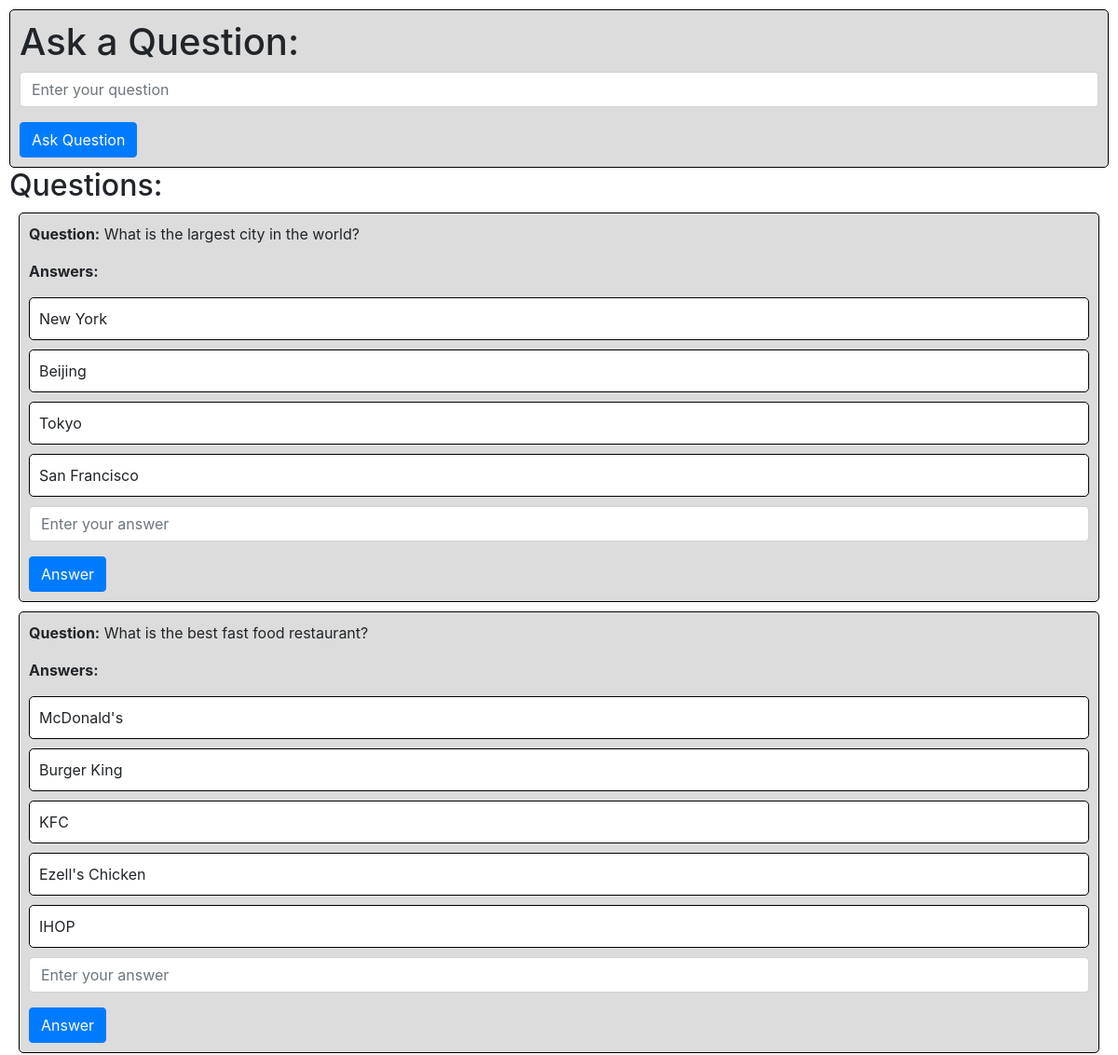
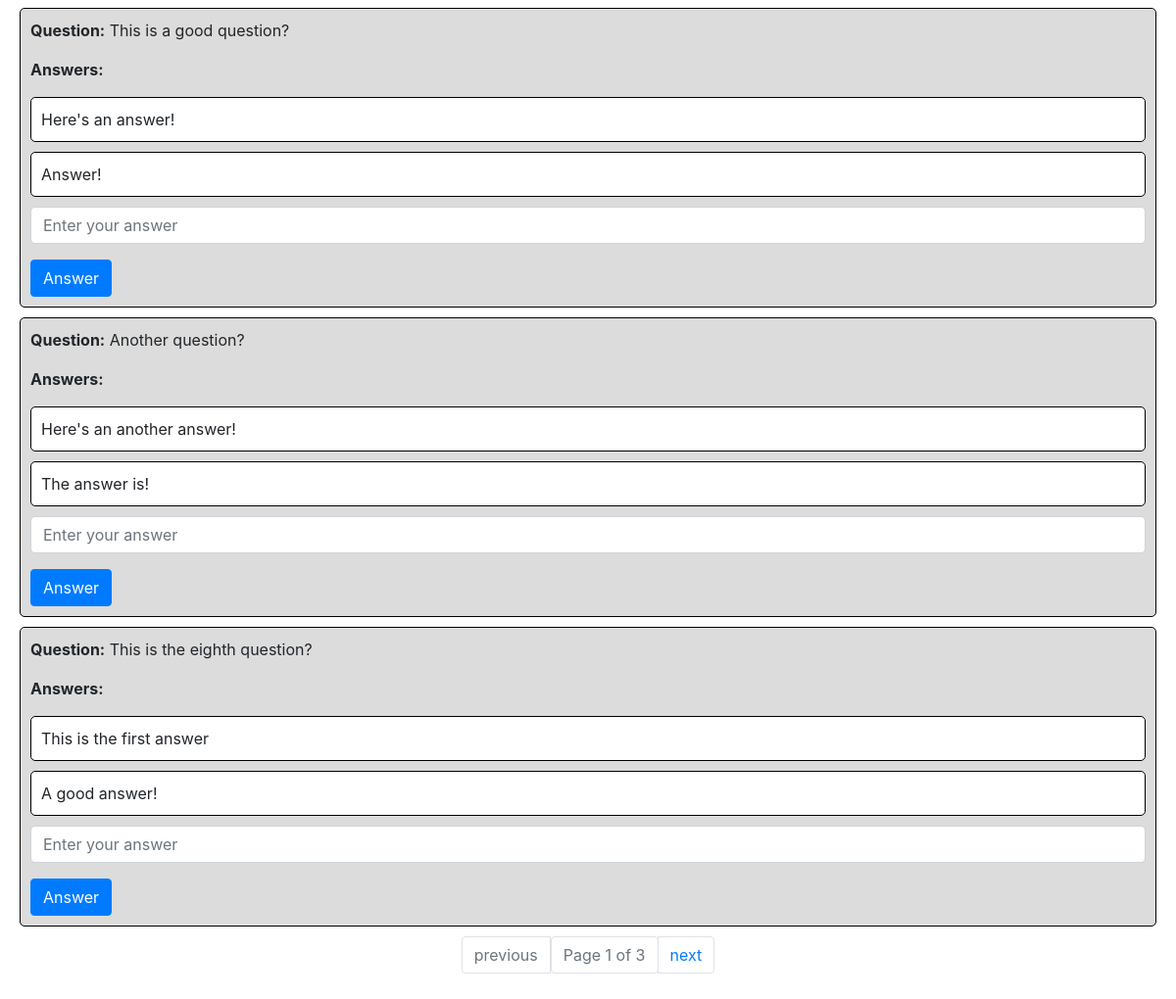
Before: / with the older database file (2 pictures, top to bottom).
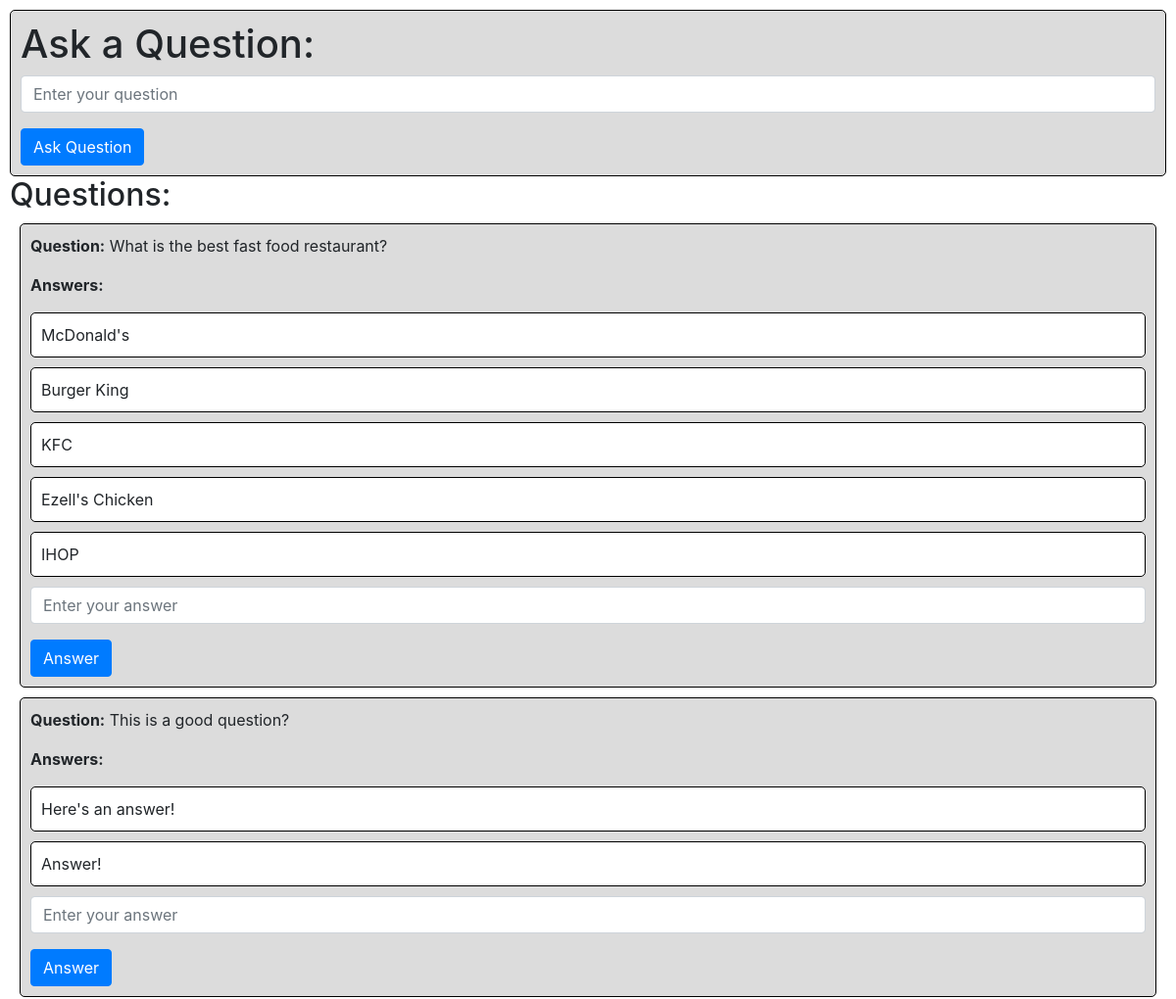
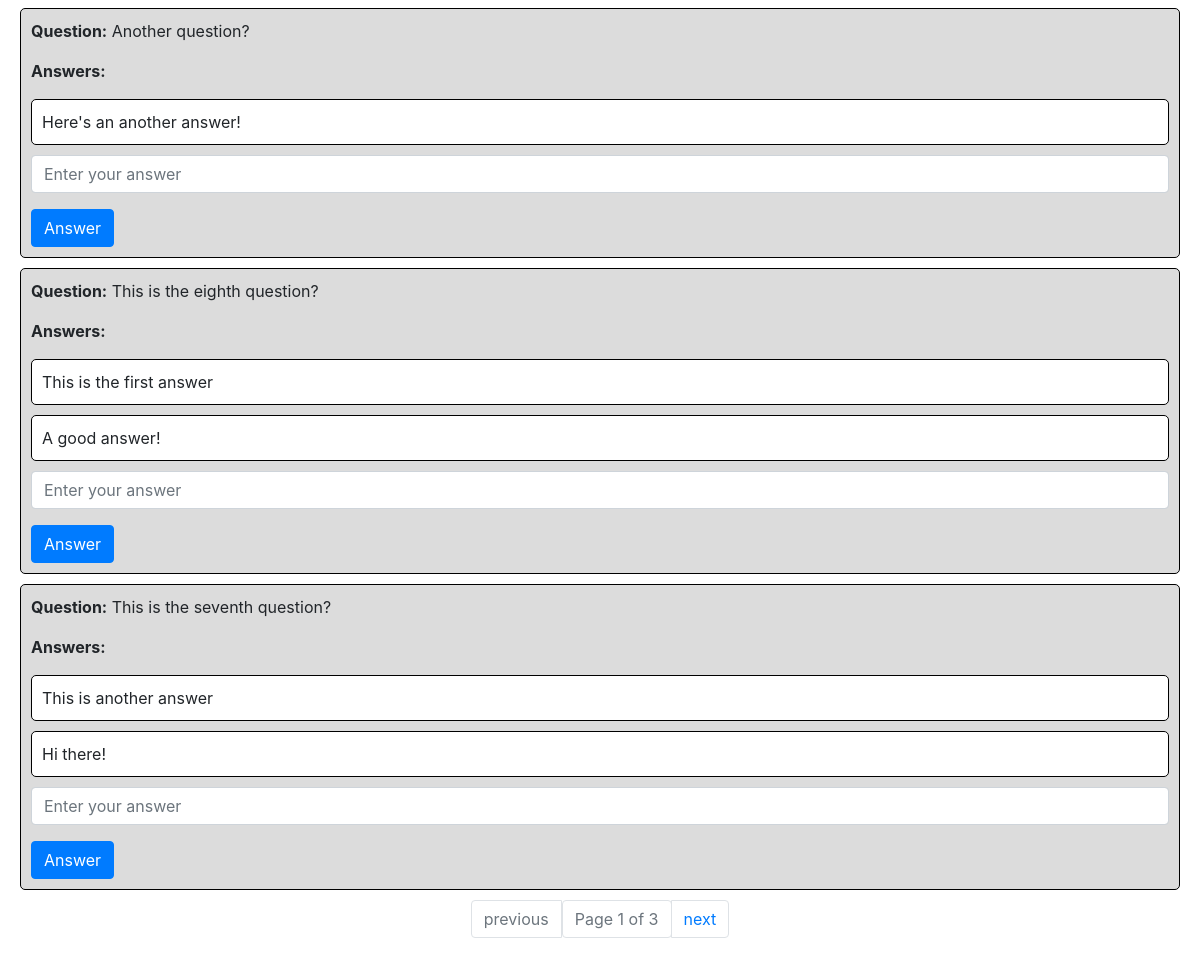
After: the same page with the newer database file (2 pictures, top to bottom).
### questions/models.py (models this page shows)
class Question(models.Model):
    description = models.TextField()
    created_at = models.DateTimeField(auto_now_add=True)

class Answer(models.Model):
    question = models.ForeignKey(Question, on_delete=models.CASCADE, related_name='answers')
    description = models.TextField()
    created_at = models.DateTimeField(auto_now_add=True)

### questions/views.py (the view)
# urls.py: path("", views.index, name="index"),
def index(request):
    questions = Question.objects.all().order_by('-created_at')
    paginator = Paginator(questions, 5)
    page_number = request.GET.get('page')
    page_obj = paginator.get_page(page_number)
    return render(request, "questions/index.html", {
        "questions": page_obj
    })

### questions/templates/questions/index.html (shortened to what this page needs)
{% load static %}
<!DOCTYPE html>
<html lang="en">
    <head>
        <link rel="stylesheet" href="https://stackpath.bootstrapcdn.com/bootstrap/4.4.1/css/bootstrap.min.css">
        <link href="{% static 'questions/styles.css' %}" rel="stylesheet">
    </head>
    <body>
        <div class="ask">
            <h1>Ask a Question:</h1>
            <form action="{% url 'question' %}" method="post">
                <div class="form-group">
                    <input class="form-control" autofocus type="text" name="question" placeholder="Enter your question">
                </div>
                <input class="btn btn-primary" type="submit" value="Ask Question">
            </form>
        </div>
        <h2>Questions:</h2>
        {% for question in questions %}
            <div class="question" data-question-id="{{ question.id }}">
                <p><b>Question:</b> {{ question.description }}</p>
                <p><b>Answers:</b></p>
                <div class="answers">
                    {% for answer in question.answers.all %}
                        <div class="answer">
                            {{ answer.description }}
                        </div>
                    {% endfor %}
                </div>
                <form action="{% url 'answer' question.id %}" method="post">
                    <div class="form-group">
                        <input class="form-control" autofocus type="text" name="answer" placeholder="Enter your answer" id="answer">
                    </div>
                    <input class="btn btn-primary" type="submit" value="Answer" id="submit-answer">
                </form>
            </div>
        {% endfor %}
        <div class="pagination">
            <span class="step-links">
                <ul class="pagination">
                    {% if questions.has_previous %}
                        <li class="page-item"><a href="?page={{ questions.previous_page_number }}" class="page-link">previous</a></li>
                    {% else %}
                        <li class="page-item disabled"><a href="#" class="page-link">previous</a></li>
                    {% endif %}
                    <span class="current">
                        <li class="page-item disabled"><a href="#" class="page-link">Page {{ questions.number }} of {{ questions.paginator.num_pages }}</a></li>
                    </span>
                    {% if questions.has_next %}
                        <li class="page-item"><a href="?page={{ questions.next_page_number }}" class="page-link">next</a></li>
                    {% else %}
                        <li class="page-item disabled"><a href="#" class="page-link">next</a></li>
                    {% endif %}
                </ul>
            </span>
        </div>
    </body>
</html>

### questions/static/questions/styles.css (style rules this page uses)
body { margin: 10px; }
.ask, .question, .answer { border: 1px solid black; border-radius: 5px; padding: 10px; }
.ask, .question { background-color: gainsboro; }
.question { margin: 10px; }
.answer { margin: 10px 0; background-color: white; }
.pagination { display: flex; justify-content: center; }

Changed rows visible on the page:
removed Question: description "What is the largest city in the world?"
removed Answer: description "New York", shown under "What is the largest city in the world?"
removed Answer: description "Beijing", shown under "What is the largest city in the world?"
removed Answer: description "Tokyo", shown under "What is the largest city in the world?"
removed Answer: description "San Francisco", shown under "What is the largest city in the world?"
removed Answer: description "The answer is!", shown under Question "Another question?"
now on this page (row unchanged): Question: description "This is the seventh question?"
now on this page (row unchanged): Answer: description "This is another answer", shown under "This is the seventh question?"
now on this page (row unchanged): Answer: description "Hi there!", shown under "This is the seventh question?"
